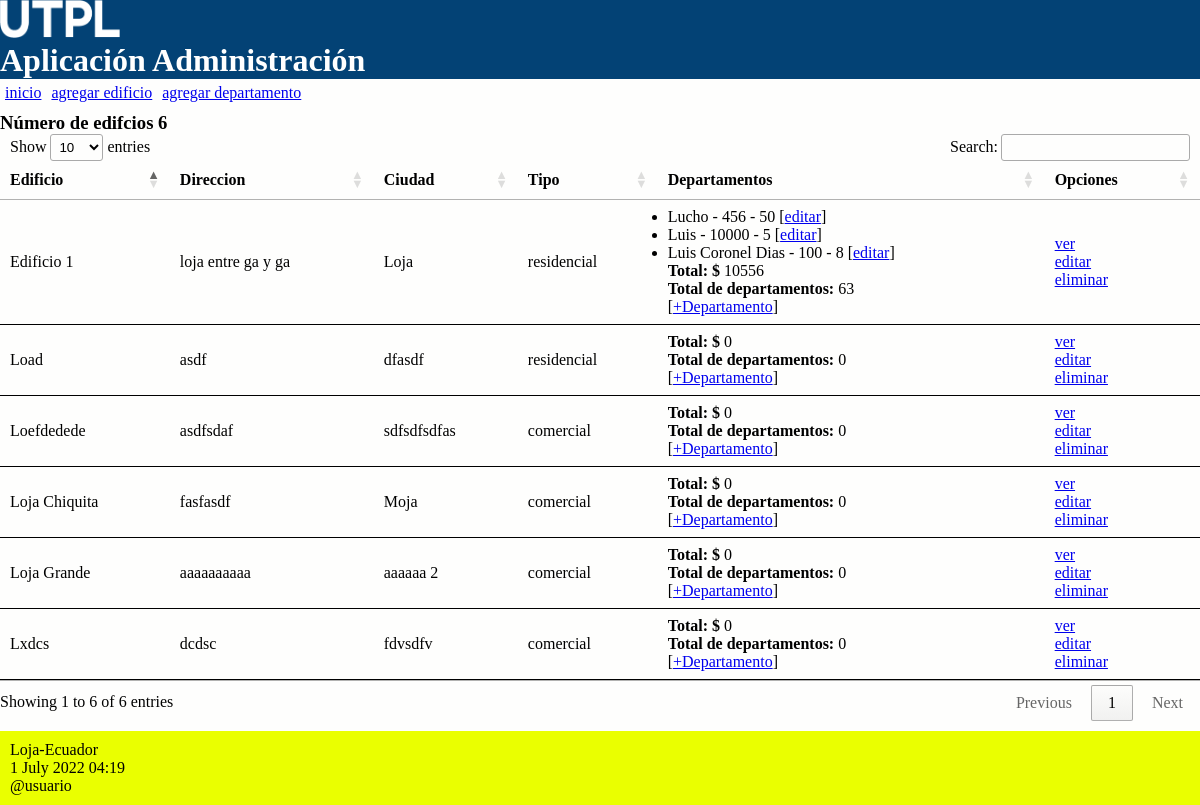
The page / on the database its author committed.
### administrativo/models.py (models this page shows, shortened)
class Edificio(models.Model):
    class Meta:
        verbose_name_plural = "Edificios"
    opciones_tipo = (
        ('residencial', 'Edificio Residencial'),
        ('comercial', 'Edificio Comercial'),
    )
    nombre = models.CharField(max_length=30)
    direccion = models.CharField(max_length=100)
    ciudad = models.CharField(max_length=30)
    tipo = models.CharField(max_length=50, choices=opciones_tipo)
    def obtenerNroCuartos(self):
        valor = [d.numeroCuartos for d in self.departamentos.all()]
        valor = sum(valor)
        return valor
    def obtenerCostoTotal(self):
        valor = [d.costoDepartamento for d in self.departamentos.all()]
        valor = sum(valor)
        return valor

class Departamento(models.Model):
    class Meta:
        verbose_name_plural = "Departamentos"
    nombrePropietario = models.CharField(max_length=50)
    costoDepartamento = models.DecimalField(max_digits=10000, decimal_places=2)
    costoDepartamento = models.IntegerField()
    numeroCuartos = models.IntegerField()
    edificio = models.ForeignKey(Edificio, on_delete=models.CASCADE, related_name="departamentos")

### administrativo/views.py (the view)
# urls.py: path('', views.index, name='index'),
def index(request):
    edificios = Edificio.objects.all()
    informacion_template = {'edificios': edificios, 'numero_edificios': len(edificios)}
    return render(request, 'index.html', informacion_template)

### administrativo/templates/index.html (shortened to what this page needs)
{% extends "master.html" %}
{% block content %}
<h3>Número de edifcios {{ numero_edificios }}</h3>
<table id="tabla_datos">
  <thead>
    <tr>
      <th>Edificio</th>
      <th>Direccion</th>
      <th>Ciudad</th>
      <th>Tipo</th>
      <th>Departamentos</th>
      <th>Opciones</th>
    </tr>
  </thead>
  {% for e in edificios %}
  <tr>
    <td> {{e.nombre}} </td>
    <td> {{e.direccion}} </td>
    <td> {{e.ciudad}} </td>
    <td> {{e.tipo}} </td>
    <td>
      <ul>
        {% for d in e.departamentos.all %}
          <li>
            <span>{{d.nombrePropietario}} - {{d.costoDepartamento}} - {{d.numeroCuartos}} [<a href="#">editar</a>] </span>
          </li>
        {% endfor %}
      </ul>
        <span><b>Total: $</b> {{ e.obtenerCostoTotal }}</span>
        <br>
        <span><b>Total de departamentos:</b> {{ e.obtenerNroCuartos }}</span>
        <br>[<a href="{% url 'crear_departamento_edificio' e.id %}">+Departamento</a>]
    </td>
    <td> <a href="{% url 'listar_edificio' e.id %}">ver</a> <br>
      <a href="{% url 'editar_edificio' e.id %}">editar</a> <br>
      <a href="{% url 'eliminar_edificio' e.id %}"
      onclick="return confirm('¿Está seguro de la eliminación?')" >
      eliminar</a>
    </td>
  </tr>
  {% endfor %}
</table>
{% endblock %}

### administrativo/static/css/estilos.css (style rules this page uses)
* { margin: 0; padding: 0; }
body { width: 100%; background: #FEFEFD; }
th, td { padding: 15px; border-bottom: 1px solid black; }

### rows shown on the page
Edificio: nombre "Edificio 1", direccion "loja entre ga y ga", ciudad "Loja", tipo "residencial", obtenerCostoTotal "10556", obtenerNroCuartos "63"
Departamento: nombrePropietario "Lucho", costoDepartamento "456", numeroCuartos "50"
Departamento: nombrePropietario "Luis", costoDepartamento "10000", numeroCuartos "5"
Departamento: nombrePropietario "Luis Coronel Dias", costoDepartamento "100", numeroCuartos "8"
Edificio: nombre "Loja Grande", direccion "aaaaaaaaaa", ciudad "aaaaaa 2", tipo "comercial", obtenerCostoTotal "0", obtenerNroCuartos "0"
Edificio: nombre "Load", direccion "asdf", ciudad "dfasdf", tipo "residencial", obtenerCostoTotal "0", obtenerNroCuartos "0"
Edificio: nombre "Lxdcs", direccion "dcdsc", ciudad "fdvsdfv", tipo "comercial", obtenerCostoTotal "0", obtenerNroCuartos "0"
Edificio: nombre "Loefdedede", direccion "asdfsdaf", ciudad "sdfsdfsdfas", tipo "comercial", obtenerCostoTotal "0", obtenerNroCuartos "0"
Edificio: nombre "Loja Chiquita", direccion "fasfasdf", ciudad "Moja", tipo "comercial", obtenerCostoTotal "0", obtenerNroCuartos "0"

### other values the page prints
{{ numero_edificios }} "6"
